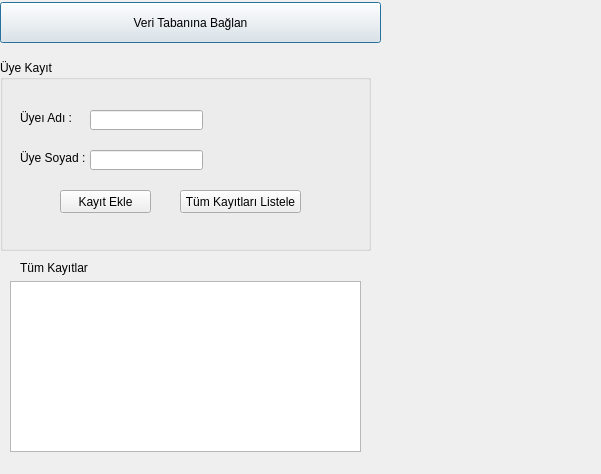
<?xml version="1.0" encoding="UTF-8"?>
<ui version="4.0">
 <class>Dialog</class>
 <widget class="QDialog" name="Dialog">
  <property name="geometry">
   <rect>
    <x>0</x>
    <y>0</y>
    <width>601</width>
    <height>474</height>
   </rect>
  </property>
  <property name="windowTitle">
   <string>Dialog</string>
  </property>
  <widget class="QPushButton" name="btn_baglan">
   <property name="geometry">
    <rect>
     <x>0</x>
     <y>2</y>
     <width>381</width>
     <height>41</height>
    </rect>
   </property>
   <property name="text">
    <string>Veri Tabanına Bağlan</string>
   </property>
  </widget>
  <widget class="QGroupBox" name="groupBox">
   <property name="geometry">
    <rect>
     <x>0</x>
     <y>60</y>
     <width>371</width>
     <height>191</height>
    </rect>
   </property>
   <property name="title">
    <string>Üye Kayıt</string>
   </property>
   <widget class="QLabel" name="label">
    <property name="geometry">
     <rect>
      <x>20</x>
      <y>50</y>
      <width>81</width>
      <height>16</height>
     </rect>
    </property>
    <property name="text">
     <string>Üyeı Adı : </string>
    </property>
   </widget>
   <widget class="QLabel" name="label_2">
    <property name="geometry">
     <rect>
      <x>20</x>
      <y>90</y>
      <width>81</width>
      <height>16</height>
     </rect>
    </property>
    <property name="text">
     <string>Üye Soyad :</string>
    </property>
   </widget>
   <widget class="QLineEdit" name="edt_uyead">
    <property name="geometry">
     <rect>
      <x>90</x>
      <y>50</y>
      <width>113</width>
      <height>20</height>
     </rect>
    </property>
   </widget>
   <widget class="QLineEdit" name="edt_uyesoyad">
    <property name="geometry">
     <rect>
      <x>90</x>
      <y>90</y>
      <width>113</width>
      <height>20</height>
     </rect>
    </property>
   </widget>
   <widget class="QPushButton" name="btn_kayitekle">
    <property name="geometry">
     <rect>
      <x>60</x>
      <y>130</y>
      <width>91</width>
      <height>23</height>
     </rect>
    </property>
    <property name="text">
     <string>Kayıt Ekle</string>
    </property>
   </widget>
   <widget class="QPushButton" name="btn_kayitlistele">
    <property name="geometry">
     <rect>
      <x>180</x>
      <y>130</y>
      <width>121</width>
      <height>23</height>
     </rect>
    </property>
    <property name="text">
     <string>Tüm Kayıtları Listele</string>
    </property>
   </widget>
  </widget>
  <widget class="QTableView" name="tableView">
   <property name="geometry">
    <rect>
     <x>10</x>
     <y>281</y>
     <width>351</width>
     <height>171</height>
    </rect>
   </property>
  </widget>
  <widget class="QLabel" name="label_3">
   <property name="geometry">
    <rect>
     <x>20</x>
     <y>260</y>
     <width>81</width>
     <height>16</height>
    </rect>
   </property>
   <property name="text">
    <string>Tüm Kayıtlar</string>
   </property>
  </widget>
 </widget>
 <layoutdefault spacing="6" margin="11"/>
 <resources/>
 <connections/>
</ui>
